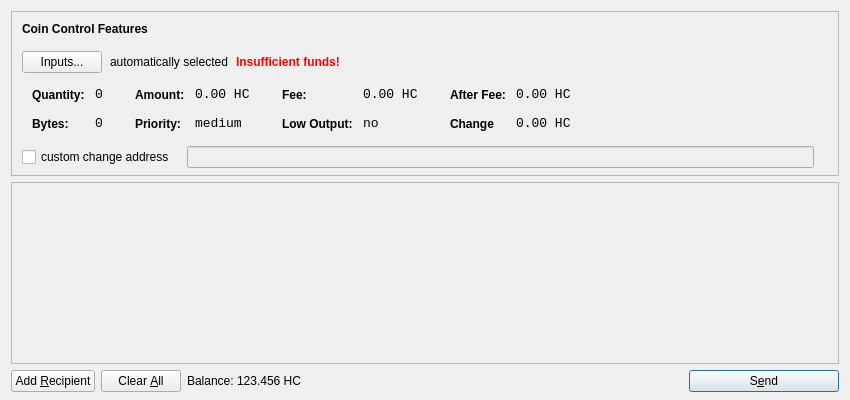
<?xml version="1.0" encoding="UTF-8"?>
<ui version="4.0">
 <class>SendCoinsDialog</class>
 <widget class="QDialog" name="SendCoinsDialog">
  <property name="geometry">
   <rect>
    <x>0</x>
    <y>0</y>
    <width>850</width>
    <height>400</height>
   </rect>
  </property>
  <property name="windowTitle">
   <string>Send Coins</string>
  </property>
  <layout class="QVBoxLayout" name="verticalLayout" stretch="0,1,0">
   <property name="bottomMargin">
    <number>8</number>
   </property>
   <item>
    <widget class="QFrame" name="frameCoinControl">
     <property name="sizePolicy">
      <sizepolicy hsizetype="Expanding" vsizetype="Expanding">
       <horstretch>0</horstretch>
       <verstretch>0</verstretch>
      </sizepolicy>
     </property>
     <property name="maximumSize">
      <size>
       <width>16777215</width>
       <height>16777215</height>
      </size>
     </property>
     <property name="frameShape">
      <enum>QFrame::StyledPanel</enum>
     </property>
     <property name="frameShadow">
      <enum>QFrame::Sunken</enum>
     </property>
     <layout class="QVBoxLayout" name="verticalLayoutCoinControl2">
      <property name="spacing">
       <number>-1</number>
      </property>
      <property name="leftMargin">
       <number>0</number>
      </property>
      <property name="topMargin">
       <number>0</number>
      </property>
      <property name="rightMargin">
       <number>0</number>
      </property>
      <property name="bottomMargin">
       <number>6</number>
      </property>
      <item>
       <layout class="QVBoxLayout" name="verticalLayoutCoinControl" stretch="0,0,0,0,1">
        <property name="spacing">
         <number>0</number>
        </property>
        <property name="leftMargin">
         <number>10</number>
        </property>
        <property name="topMargin">
         <number>10</number>
        </property>
        <item>
         <layout class="QHBoxLayout" name="horizontalLayoutCoinControl1">
          <property name="bottomMargin">
           <number>15</number>
          </property>
          <item>
           <widget class="QLabel" name="labelCoinControlFeatures">
            <property name="sizePolicy">
             <sizepolicy hsizetype="Preferred" vsizetype="Maximum">
              <horstretch>0</horstretch>
              <verstretch>0</verstretch>
             </sizepolicy>
            </property>
            <property name="font">
             <font>
              <weight>75</weight>
              <bold>true</bold>
             </font>
            </property>
            <property name="styleSheet">
             <string notr="true">font-weight:bold;</string>
            </property>
            <property name="text">
             <string>Coin Control Features</string>
            </property>
           </widget>
          </item>
         </layout>
        </item>
        <item>
         <layout class="QHBoxLayout" name="horizontalLayoutCoinControl2" stretch="0,0,0,0">
          <property name="spacing">
           <number>8</number>
          </property>
          <property name="bottomMargin">
           <number>10</number>
          </property>
          <item>
           <widget class="QPushButton" name="pushButtonCoinControl">
            <property name="styleSheet">
             <string notr="true"/>
            </property>
            <property name="text">
             <string>Inputs...</string>
            </property>
           </widget>
          </item>
          <item>
           <widget class="QLabel" name="labelCoinControlAutomaticallySelected">
            <property name="text">
             <string>automatically selected</string>
            </property>
            <property name="margin">
             <number>5</number>
            </property>
           </widget>
          </item>
          <item>
           <widget class="QLabel" name="labelCoinControlInsuffFunds">
            <property name="font">
             <font>
              <weight>75</weight>
              <bold>true</bold>
             </font>
            </property>
            <property name="styleSheet">
             <string notr="true">color:red;font-weight:bold;</string>
            </property>
            <property name="text">
             <string>Insufficient funds!</string>
            </property>
            <property name="margin">
             <number>5</number>
            </property>
           </widget>
          </item>
          <item>
           <spacer name="horizontalSpacerCoinControl">
            <property name="orientation">
             <enum>Qt::Horizontal</enum>
            </property>
            <property name="sizeHint" stdset="0">
             <size>
              <width>40</width>
              <height>1</height>
             </size>
            </property>
           </spacer>
          </item>
         </layout>
        </item>
        <item>
         <widget class="QWidget" name="widgetCoinControl" native="true">
          <property name="sizePolicy">
           <sizepolicy hsizetype="Preferred" vsizetype="Preferred">
            <horstretch>0</horstretch>
            <verstretch>0</verstretch>
           </sizepolicy>
          </property>
          <property name="minimumSize">
           <size>
            <width>0</width>
            <height>0</height>
           </size>
          </property>
          <property name="styleSheet">
           <string notr="true"/>
          </property>
          <layout class="QHBoxLayout" name="horizontalLayoutCoinControl5">
           <property name="margin">
            <number>0</number>
           </property>
           <item>
            <layout class="QHBoxLayout" name="horizontalLayoutCoinControl3" stretch="0,0,0,1">
             <property name="spacing">
              <number>20</number>
             </property>
             <property name="topMargin">
              <number>0</number>
             </property>
             <property name="bottomMargin">
              <number>10</number>
             </property>
             <item>
              <layout class="QFormLayout" name="formLayoutCoinControl1">
               <property name="horizontalSpacing">
                <number>10</number>
               </property>
               <property name="verticalSpacing">
                <number>14</number>
               </property>
               <property name="leftMargin">
                <number>10</number>
               </property>
               <property name="topMargin">
                <number>4</number>
               </property>
               <property name="rightMargin">
                <number>6</number>
               </property>
               <item row="0" column="0">
                <widget class="QLabel" name="labelCoinControlQuantityText">
                 <property name="styleSheet">
                  <string notr="true">font-weight:bold;</string>
                 </property>
                 <property name="text">
                  <string>Quantity:</string>
                 </property>
                 <property name="margin">
                  <number>0</number>
                 </property>
                </widget>
               </item>
               <item row="0" column="1">
                <widget class="QLabel" name="labelCoinControlQuantity">
                 <property name="font">
                  <font>
                   <family>Monospace</family>
                   <pointsize>10</pointsize>
                  </font>
                 </property>
                 <property name="cursor">
                  <cursorShape>IBeamCursor</cursorShape>
                 </property>
                 <property name="contextMenuPolicy">
                  <enum>Qt::ActionsContextMenu</enum>
                 </property>
                 <property name="text">
                  <string>0</string>
                 </property>
                 <property name="margin">
                  <number>0</number>
                 </property>
                 <property name="textInteractionFlags">
                  <set>Qt::LinksAccessibleByMouse|Qt::TextSelectableByKeyboard|Qt::TextSelectableByMouse</set>
                 </property>
                </widget>
               </item>
               <item row="1" column="0">
                <widget class="QLabel" name="labelCoinControlBytesText">
                 <property name="styleSheet">
                  <string notr="true">font-weight:bold;</string>
                 </property>
                 <property name="text">
                  <string>Bytes:</string>
                 </property>
                </widget>
               </item>
               <item row="1" column="1">
                <widget class="QLabel" name="labelCoinControlBytes">
                 <property name="font">
                  <font>
                   <family>Monospace</family>
                   <pointsize>10</pointsize>
                  </font>
                 </property>
                 <property name="cursor">
                  <cursorShape>IBeamCursor</cursorShape>
                 </property>
                 <property name="contextMenuPolicy">
                  <enum>Qt::ActionsContextMenu</enum>
                 </property>
                 <property name="text">
                  <string>0</string>
                 </property>
                 <property name="textInteractionFlags">
                  <set>Qt::LinksAccessibleByMouse|Qt::TextSelectableByKeyboard|Qt::TextSelectableByMouse</set>
                 </property>
                </widget>
               </item>
              </layout>
             </item>
             <item>
              <layout class="QFormLayout" name="formLayoutCoinControl2">
               <property name="horizontalSpacing">
                <number>10</number>
               </property>
               <property name="verticalSpacing">
                <number>14</number>
               </property>
               <property name="leftMargin">
                <number>6</number>
               </property>
               <property name="topMargin">
                <number>4</number>
               </property>
               <property name="rightMargin">
                <number>6</number>
               </property>
               <item row="0" column="0">
                <widget class="QLabel" name="labelCoinControlAmountText">
                 <property name="styleSheet">
                  <string notr="true">font-weight:bold;</string>
                 </property>
                 <property name="text">
                  <string>Amount:</string>
                 </property>
                 <property name="margin">
                  <number>0</number>
                 </property>
                </widget>
               </item>
               <item row="0" column="1">
                <widget class="QLabel" name="labelCoinControlAmount">
                 <property name="font">
                  <font>
                   <family>Monospace</family>
                   <pointsize>10</pointsize>
                  </font>
                 </property>
                 <property name="cursor">
                  <cursorShape>IBeamCursor</cursorShape>
                 </property>
                 <property name="contextMenuPolicy">
                  <enum>Qt::ActionsContextMenu</enum>
                 </property>
                 <property name="text">
                  <string>0.00 HC</string>
                 </property>
                 <property name="textInteractionFlags">
                  <set>Qt::LinksAccessibleByMouse|Qt::TextSelectableByKeyboard|Qt::TextSelectableByMouse</set>
                 </property>
                </widget>
               </item>
               <item row="1" column="0">
                <widget class="QLabel" name="labelCoinControlPriorityText">
                 <property name="styleSheet">
                  <string notr="true">font-weight:bold;</string>
                 </property>
                 <property name="text">
                  <string>Priority:</string>
                 </property>
                </widget>
               </item>
               <item row="1" column="1">
                <widget class="QLabel" name="labelCoinControlPriority">
                 <property name="font">
                  <font>
                   <family>Monospace</family>
                   <pointsize>10</pointsize>
                  </font>
                 </property>
                 <property name="cursor">
                  <cursorShape>IBeamCursor</cursorShape>
                 </property>
                 <property name="contextMenuPolicy">
                  <enum>Qt::ActionsContextMenu</enum>
                 </property>
                 <property name="text">
                  <string>medium</string>
                 </property>
                 <property name="textInteractionFlags">
                  <set>Qt::LinksAccessibleByMouse|Qt::TextSelectableByKeyboard|Qt::TextSelectableByMouse</set>
                 </property>
                </widget>
               </item>
              </layout>
             </item>
             <item>
              <layout class="QFormLayout" name="formLayoutCoinControl3">
               <property name="horizontalSpacing">
                <number>10</number>
               </property>
               <property name="verticalSpacing">
                <number>14</number>
               </property>
               <property name="leftMargin">
                <number>6</number>
               </property>
               <property name="topMargin">
                <number>4</number>
               </property>
               <property name="rightMargin">
                <number>6</number>
               </property>
               <item row="0" column="0">
                <widget class="QLabel" name="labelCoinControlFeeText">
                 <property name="styleSheet">
                  <string notr="true">font-weight:bold;</string>
                 </property>
                 <property name="text">
                  <string>Fee:</string>
                 </property>
                 <property name="margin">
                  <number>0</number>
                 </property>
                </widget>
               </item>
               <item row="0" column="1">
                <widget class="QLabel" name="labelCoinControlFee">
                 <property name="font">
                  <font>
                   <family>Monospace</family>
                   <pointsize>10</pointsize>
                  </font>
                 </property>
                 <property name="cursor">
                  <cursorShape>IBeamCursor</cursorShape>
                 </property>
                 <property name="contextMenuPolicy">
                  <enum>Qt::ActionsContextMenu</enum>
                 </property>
                 <property name="text">
                  <string>0.00 HC</string>
                 </property>
                 <property name="textInteractionFlags">
                  <set>Qt::LinksAccessibleByMouse|Qt::TextSelectableByKeyboard|Qt::TextSelectableByMouse</set>
                 </property>
                </widget>
               </item>
               <item row="1" column="0">
                <widget class="QLabel" name="labelCoinControlLowOutputText">
                 <property name="styleSheet">
                  <string notr="true">font-weight:bold;</string>
                 </property>
                 <property name="text">
                  <string>Low Output:</string>
                 </property>
                </widget>
               </item>
               <item row="1" column="1">
                <widget class="QLabel" name="labelCoinControlLowOutput">
                 <property name="font">
                  <font>
                   <family>Monospace</family>
                   <pointsize>10</pointsize>
                  </font>
                 </property>
                 <property name="cursor">
                  <cursorShape>IBeamCursor</cursorShape>
                 </property>
                 <property name="contextMenuPolicy">
                  <enum>Qt::ActionsContextMenu</enum>
                 </property>
                 <property name="text">
                  <string>no</string>
                 </property>
                 <property name="textInteractionFlags">
                  <set>Qt::LinksAccessibleByMouse|Qt::TextSelectableByKeyboard|Qt::TextSelectableByMouse</set>
                 </property>
                </widget>
               </item>
              </layout>
             </item>
             <item>
              <layout class="QFormLayout" name="formLayoutCoinControl4">
               <property name="horizontalSpacing">
                <number>10</number>
               </property>
               <property name="verticalSpacing">
                <number>14</number>
               </property>
               <property name="leftMargin">
                <number>6</number>
               </property>
               <property name="topMargin">
                <number>4</number>
               </property>
               <property name="rightMargin">
                <number>6</number>
               </property>
               <item row="0" column="0">
                <widget class="QLabel" name="labelCoinControlAfterFeeText">
                 <property name="styleSheet">
                  <string notr="true">font-weight:bold;</string>
                 </property>
                 <property name="text">
                  <string>After Fee:</string>
                 </property>
                 <property name="margin">
                  <number>0</number>
                 </property>
                </widget>
               </item>
               <item row="0" column="1">
                <widget class="QLabel" name="labelCoinControlAfterFee">
                 <property name="font">
                  <font>
                   <family>Monospace</family>
                   <pointsize>10</pointsize>
                  </font>
                 </property>
                 <property name="cursor">
                  <cursorShape>IBeamCursor</cursorShape>
                 </property>
                 <property name="contextMenuPolicy">
                  <enum>Qt::ActionsContextMenu</enum>
                 </property>
                 <property name="text">
                  <string>0.00 HC</string>
                 </property>
                 <property name="textInteractionFlags">
                  <set>Qt::LinksAccessibleByMouse|Qt::TextSelectableByKeyboard|Qt::TextSelectableByMouse</set>
                 </property>
                </widget>
               </item>
               <item row="1" column="0">
                <widget class="QLabel" name="labelCoinControlChangeText">
                 <property name="styleSheet">
                  <string notr="true">font-weight:bold;</string>
                 </property>
                 <property name="text">
                  <string>Change</string>
                 </property>
                </widget>
               </item>
               <item row="1" column="1">
                <widget class="QLabel" name="labelCoinControlChange">
                 <property name="font">
                  <font>
                   <family>Monospace</family>
                   <pointsize>10</pointsize>
                  </font>
                 </property>
                 <property name="cursor">
                  <cursorShape>IBeamCursor</cursorShape>
                 </property>
                 <property name="contextMenuPolicy">
                  <enum>Qt::ActionsContextMenu</enum>
                 </property>
                 <property name="text">
                  <string>0.00 HC</string>
                 </property>
                 <property name="textInteractionFlags">
                  <set>Qt::LinksAccessibleByMouse|Qt::TextSelectableByKeyboard|Qt::TextSelectableByMouse</set>
                 </property>
                </widget>
               </item>
              </layout>
             </item>
            </layout>
           </item>
          </layout>
         </widget>
        </item>
        <item>
         <layout class="QHBoxLayout" name="horizontalLayoutCoinControl4" stretch="0,0,0">
          <property name="spacing">
           <number>12</number>
          </property>
          <property name="sizeConstraint">
           <enum>QLayout::SetDefaultConstraint</enum>
          </property>
          <property name="topMargin">
           <number>5</number>
          </property>
          <property name="rightMargin">
           <number>5</number>
          </property>
          <item>
           <widget class="QCheckBox" name="checkBoxCoinControlChange">
            <property name="text">
             <string>custom change address</string>
            </property>
           </widget>
          </item>
          <item>
           <widget class="QLineEdit" name="lineEditCoinControlChange">
            <property name="enabled">
             <bool>false</bool>
            </property>
            <property name="sizePolicy">
             <sizepolicy hsizetype="Expanding" vsizetype="Fixed">
              <horstretch>0</horstretch>
              <verstretch>0</verstretch>
             </sizepolicy>
            </property>
           </widget>
          </item>
          <item>
           <widget class="QLabel" name="labelCoinControlChangeLabel">
            <property name="sizePolicy">
             <sizepolicy hsizetype="Preferred" vsizetype="Expanding">
              <horstretch>0</horstretch>
              <verstretch>0</verstretch>
             </sizepolicy>
            </property>
            <property name="minimumSize">
             <size>
              <width>0</width>
              <height>0</height>
             </size>
            </property>
            <property name="text">
             <string/>
            </property>
            <property name="margin">
             <number>3</number>
            </property>
           </widget>
          </item>
         </layout>
        </item>
        <item>
         <spacer name="verticalSpacerCoinControl">
          <property name="orientation">
           <enum>Qt::Vertical</enum>
          </property>
          <property name="sizeHint" stdset="0">
           <size>
            <width>800</width>
            <height>1</height>
           </size>
          </property>
         </spacer>
        </item>
       </layout>
      </item>
     </layout>
    </widget>
   </item>
   <item>
    <widget class="QScrollArea" name="scrollArea">
     <property name="widgetResizable">
      <bool>true</bool>
     </property>
     <widget class="QWidget" name="scrollAreaWidgetContents">
      <property name="geometry">
       <rect>
        <x>0</x>
        <y>0</y>
        <width>830</width>
        <height>165</height>
       </rect>
      </property>
      <layout class="QVBoxLayout" name="verticalLayout_2">
       <property name="margin">
        <number>0</number>
       </property>
       <item>
        <layout class="QVBoxLayout" name="entries">
         <property name="spacing">
          <number>6</number>
         </property>
        </layout>
       </item>
       <item>
        <spacer name="verticalSpacer">
         <property name="orientation">
          <enum>Qt::Vertical</enum>
         </property>
         <property name="sizeHint" stdset="0">
          <size>
           <width>20</width>
           <height>40</height>
          </size>
         </property>
        </spacer>
       </item>
      </layout>
     </widget>
    </widget>
   </item>
   <item>
    <layout class="QHBoxLayout" name="horizontalLayout">
     <item>
      <widget class="QPushButton" name="addButton">
       <property name="toolTip">
        <string>Send to multiple recipients at once</string>
       </property>
       <property name="text">
        <string>Add &amp;Recipient</string>
       </property>
       <property name="icon">
        <iconset resource="../bitcoin.qrc">
         <normaloff>:/icons/add</normaloff>:/icons/add</iconset>
       </property>
       <property name="autoDefault">
        <bool>false</bool>
       </property>
      </widget>
     </item>
     <item>
      <widget class="QPushButton" name="clearButton">
       <property name="sizePolicy">
        <sizepolicy hsizetype="Minimum" vsizetype="Fixed">
         <horstretch>0</horstretch>
         <verstretch>0</verstretch>
        </sizepolicy>
       </property>
       <property name="toolTip">
        <string>Remove all transaction fields</string>
       </property>
       <property name="text">
        <string>Clear &amp;All</string>
       </property>
       <property name="icon">
        <iconset resource="../bitcoin.qrc">
         <normaloff>:/icons/remove</normaloff>:/icons/remove</iconset>
       </property>
       <property name="autoRepeatDelay">
        <number>300</number>
       </property>
       <property name="autoDefault">
        <bool>false</bool>
       </property>
      </widget>
     </item>
     <item>
      <layout class="QHBoxLayout" name="horizontalLayout_2">
       <property name="spacing">
        <number>3</number>
       </property>
       <item>
        <widget class="QLabel" name="label">
         <property name="sizePolicy">
          <sizepolicy hsizetype="Preferred" vsizetype="Fixed">
           <horstretch>0</horstretch>
           <verstretch>0</verstretch>
          </sizepolicy>
         </property>
         <property name="text">
          <string>Balance:</string>
         </property>
        </widget>
       </item>
       <item>
        <widget class="QLabel" name="labelBalance">
         <property name="sizePolicy">
          <sizepolicy hsizetype="Preferred" vsizetype="Fixed">
           <horstretch>0</horstretch>
           <verstretch>0</verstretch>
          </sizepolicy>
         </property>
         <property name="cursor">
          <cursorShape>IBeamCursor</cursorShape>
         </property>
         <property name="text">
          <string>123.456 HC</string>
         </property>
         <property name="textInteractionFlags">
          <set>Qt::LinksAccessibleByMouse|Qt::TextSelectableByKeyboard|Qt::TextSelectableByMouse</set>
         </property>
        </widget>
       </item>
      </layout>
     </item>
     <item>
      <spacer name="horizontalSpacer">
       <property name="orientation">
        <enum>Qt::Horizontal</enum>
       </property>
       <property name="sizeHint" stdset="0">
        <size>
         <width>40</width>
         <height>20</height>
        </size>
       </property>
      </spacer>
     </item>
     <item>
      <widget class="QPushButton" name="sendButton">
       <property name="minimumSize">
        <size>
         <width>150</width>
         <height>0</height>
        </size>
       </property>
       <property name="toolTip">
        <string>Confirm the send action</string>
       </property>
       <property name="text">
        <string>S&amp;end</string>
       </property>
       <property name="icon">
        <iconset resource="../bitcoin.qrc">
         <normaloff>:/icons/send</normaloff>:/icons/send</iconset>
       </property>
       <property name="default">
        <bool>true</bool>
       </property>
      </widget>
     </item>
    </layout>
   </item>
  </layout>
 </widget>
 <resources>
  <include location="../bitcoin.qrc"/>
 </resources>
 <connections/>
</ui>
